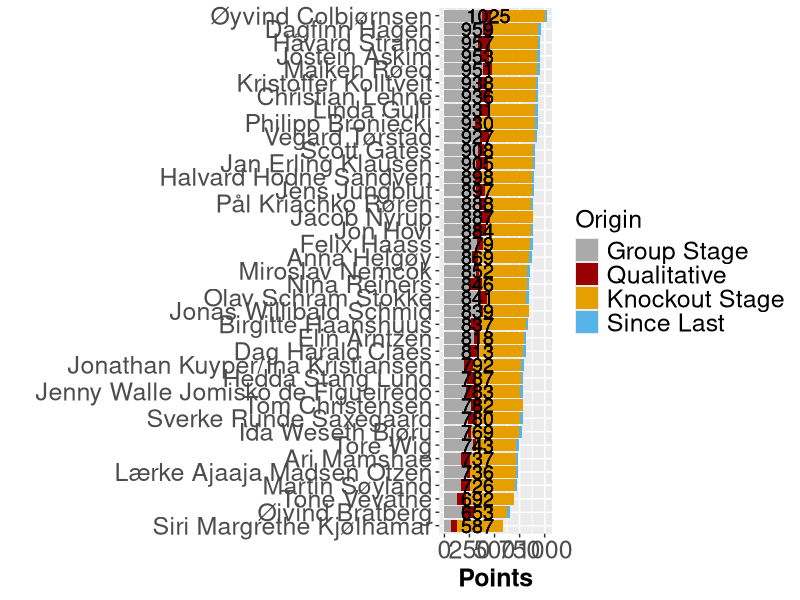

Generate this figure with R:
## ---- chunk 1

library(tidyverse)
library(readxl)
library(knitr)

knitr::opts_chunk$set(out.width = "100%")

## ---- chunk 2

invisible(Sys.setlocale())
poeng_prev <- tbl_df(read.csv("details42.csv", sep=";", header = FALSE, encoding = "utf-8"))
poeng_prev$total_prev <- poeng_prev$V2 + poeng_prev$V3 + poeng_prev$V4
poeng_prev <- poeng_prev %>% select(V1, total_prev)

poeng <- tbl_df(read.csv("details43.csv", sep=";", header = FALSE))

poeng$total <- poeng$V2 + poeng$V3 + poeng$V4

poeng <- inner_join(poeng, poeng_prev, by="V1")
poeng$diff <- poeng$total - poeng$total_prev

poeng <- rename(poeng, V35 = V4)
poeng <- rename(poeng, V34 = V3)
poeng <- rename(poeng, V36 = V2)
poeng$V34 <-poeng$V34 - poeng$diff


long_pong <- poeng %>% select(V1, V34, V35, V36, total, diff)  %>% gather(key = V, -V1, -total, value = poeng) %>% arrange(V)

invisible(Sys.setlocale())
ggplot(data = long_pong, aes(x = reorder(V1, total), y=poeng, fill = V)) + 
  geom_bar(stat = "identity") +
  coord_flip() +
  geom_text(aes(V1, 0, label = total), hjust = -0.50, size = 5) +
  ylab("Points") +
  xlab(" ") +
  scale_fill_manual(values=c("#AAAAAA", "#990000", "#E69F00", "#56B4E9"), 
                    name="Origin",
                    breaks=c("V36", "V35", "V34", "diff"),
                    labels=c("Group Stage", "Qualitative", "Knockout Stage", "Since Last")) +
  theme(axis.text=element_text(size=18), axis.title=element_text(size=18,face="bold")) +
  theme(legend.title=element_text(size=18), 
    legend.text=element_text(size=18))

